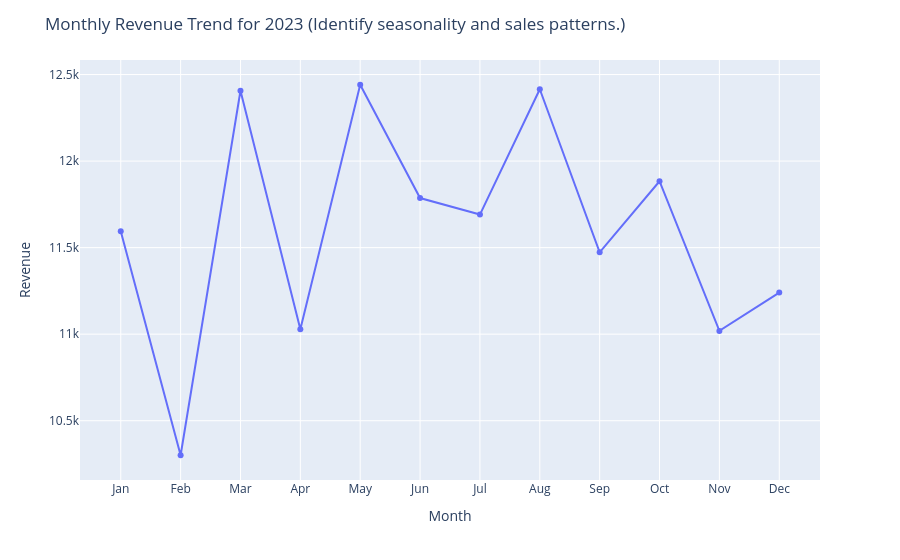

Write notebook code for a chart like this one.
### Code cell
fig = px.line(
    monthly_revenue_23,
    x= 'Order_month',
    y= 'Revenue',
    #color='Order_month',
    markers=True
    

)

fig.update_layout(
    xaxis_title="Month",
    yaxis_title="Revenue",
    title = 'Monthly Revenue Trend for 2023 (Identify seasonality and sales patterns.)'
)

fig.show()

### Figure 1 — Plotly figure (JSON) as saved in the notebook; plotly's stock layout.template omitted (floating-point values rounded to 4 significant figures)
{"data": [{"hovertemplate": "Order_month=%{x}<br>Revenue=%{y}<extra></extra>", "legendgroup": "", "line": {"color": "#636efa", "dash": "solid"}, "marker": {"symbol": "circle"}, "mode": "lines+markers", "name": "", "orientation": "v", "showlegend": false, "type": "scatter", "x": ["Jan", "Feb", "Mar", "Apr", "May", "Jun", "Jul", "Aug", "Sep", "Oct", "Nov", "Dec"], "xaxis": "x", "y": [11594, 10300.0, 12410.0, 11029, 12441, 11790.0, 11691, 12415, 11473, 11880.0, 11019, 11240.0], "yaxis": "y"}], "layout": {"legend": {"tracegroupgap": 0}, "margin": {"t": 60}, "title": {"text": "Monthly Revenue Trend for 2023 (Identify seasonality and sales patterns.)"}, "xaxis": {"anchor": "y", "domain": [0, 1], "title": {"text": "Month"}}, "yaxis": {"anchor": "x", "domain": [0, 1], "title": {"text": "Revenue"}}}}
